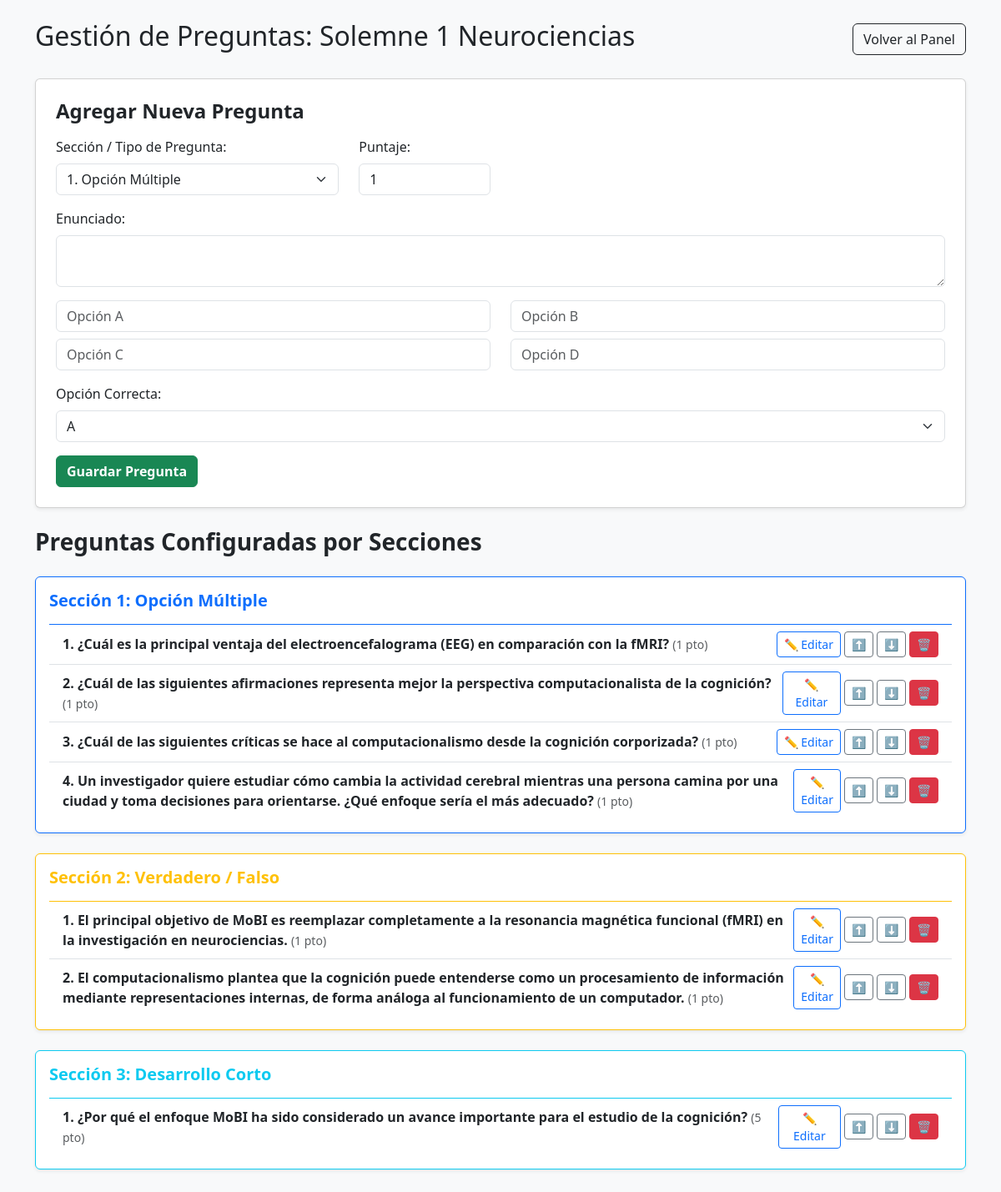
Page /profesor/evaluacion/2 on the committed database.
### tables this page shows
CREATE TABLE evaluaciones (
                id INTEGER PRIMARY KEY AUTOINCREMENT,
                titulo TEXT NOT NULL,
                seccion TEXT NOT NULL,
                duracion_minutos INTEGER DEFAULT 60,
                codigo_acceso TEXT NOT NULL
            );

CREATE TABLE preguntas (
                id INTEGER PRIMARY KEY AUTOINCREMENT,
                evaluacion_id INTEGER,
                tipo TEXT NOT NULL,
                enunciado TEXT NOT NULL,
                opcion_a TEXT, opcion_b TEXT, opcion_c TEXT, opcion_d TEXT,
                respuesta_correcta TEXT,
                puntaje INTEGER DEFAULT 1,
                orden INTEGER DEFAULT 0,
                FOREIGN KEY (evaluacion_id) REFERENCES evaluaciones (id) ON DELETE CASCADE
            );

### app.py (the view)
@app.route('/profesor/evaluacion/<int:eval_id>')
def editar_evaluacion(eval_id):
    conn = get_db()
    evaluacion = db_execute(conn, 'SELECT * FROM evaluaciones WHERE id = ?', (eval_id,)).fetchone()
    preguntas_om = [dict(p) for p in db_execute(conn, "SELECT * FROM preguntas WHERE evaluacion_id = ? AND tipo = 'opcion_multiple' ORDER BY orden ASC, id ASC", (eval_id,)).fetchall()]
    preguntas_vf = [dict(p) for p in db_execute(conn, "SELECT * FROM preguntas WHERE evaluacion_id = ? AND tipo = 'verdadero_falso' ORDER BY orden ASC, id ASC", (eval_id,)).fetchall()]
    preguntas_des = [dict(p) for p in db_execute(conn, "SELECT * FROM preguntas WHERE evaluacion_id = ? AND tipo = 'desarrollo' ORDER BY orden ASC, id ASC", (eval_id,)).fetchall()]
    return render_template('editar_evaluacion.html',
                           evaluacion=evaluacion,
                           preguntas_om=preguntas_om,
                           preguntas_vf=preguntas_vf,
                           preguntas_des=preguntas_des)

### app.py (called while the page is built)
def get_db():
    if DB_IS_POSTGRES:
        import psycopg2
        from psycopg2.extras import RealDictCursor
        conn = psycopg2.connect(DATABASE_PATH)
        conn.cursor_factory = RealDictCursor
        return conn
    else:
        conn = sqlite3.connect(DATABASE_PATH)
        conn.row_factory = sqlite3.Row
        conn.execute("PRAGMA foreign_keys = ON")
        return conn

def db_execute(conn, sql, params=None):
    if DB_IS_POSTGRES:
        sql = sql.replace('?', '%s')
    cursor = conn.cursor()
    if params:
        cursor.execute(sql, params)
    else:
        cursor.execute(sql)
    return cursor

@app.after_request
def add_header(response):
    response.headers['Cache-Control'] = 'no-store, no-cache, must-revalidate, post-check=0, pre-check=0, max-age=0'
    response.headers['Pragma'] = 'no-cache'
    response.headers['Expires'] = '-1'
    return response

### templates/editar_evaluacion.html (shortened to what this page needs)
<!DOCTYPE html>
<html lang="es">
<head>
    <link rel="stylesheet" href="https://cdn.jsdelivr.net/npm/bootstrap@5.3.0/dist/css/bootstrap.min.css">
</head>
<body class="bg-light py-4">
    <div class="container">
        <div class="d-flex justify-content-between align-items-center mb-4">
            <h2>Gestión de Preguntas: {{ evaluacion.titulo }}</h2>
            <a href="/profesor" class="btn btn-outline-dark">Volver al Panel</a>
        </div>
        <div class="card shadow-sm p-4 mb-4" id="form-card">
            <h4 class="fw-bold mb-3" id="form-title">Agregar Nueva Pregunta</h4>
            <form action="/profesor/evaluacion/{{ evaluacion.id }}/guardar_pregunta" method="POST" id="form-pregunta">
                <div class="row">
                    <div class="col-md-4 mb-3">
                        <label class="form-label">Sección / Tipo de Pregunta:</label>
                        <select name="tipo" class="form-select" id="select-tipo" onchange="cambiarTipoInputs(this.value)">
                            <option value="opcion_multiple">1. Opción Múltiple</option>
                        </select>
                    </div>
                    <div class="col-md-2 mb-3">
                        <label class="form-label">Puntaje:</label>
                        <input type="number" name="puntaje" id="input-puntaje" class="form-control" value="1" min="0.5" step="0.5">
                    </div>
                </div>
                <div class="mb-3">
                    <label class="form-label">Enunciado:</label>
                    <textarea name="enunciado" id="input-enunciado" class="form-control" rows="2" required></textarea>
                </div>
                <div id="box-opciones">
                    <div class="row">
                        <div class="col-md-6 mb-2"><input type="text" name="opcion_a" id="input-op-a" class="form-control" placeholder="Opción A"></div>
                        <div class="col-md-6 mb-2"><input type="text" name="opcion_b" id="input-op-b" class="form-control" placeholder="Opción B"></div>
                        <div class="col-md-6 mb-2"><input type="text" name="opcion_c" id="input-op-c" class="form-control" placeholder="Opción C"></div>
                        <div class="col-md-6 mb-2"><input type="text" name="opcion_d" id="input-op-d" class="form-control" placeholder="Opción D"></div>
                    </div>
                    <div class="mb-3 mt-2">
                        <label class="form-label">Opción Correcta:</label>
                        <select name="respuesta_correcta" id="select-correcta" class="form-select">
                            <option value="A">A</option>
                        </select>
                    </div>
                </div>
                <div class="d-flex gap-2">
                    <button type="submit" class="btn btn-success fw-bold" id="btn-submit">Guardar Pregunta</button>
                </div>
            </form>
        </div>
        <h3 class="fw-bold my-4">Preguntas Configuradas por Secciones</h3>
        {% macro render_lista(preguntas, titulo_seccion, border_class, text_class) %}
        <div class="card shadow-sm p-3 mb-4 {{ border_class }}">
            <h5 class="fw-bold {{ text_class }}">{{ titulo_seccion }}</h5>
            {% if preguntas %}
                <div class="list-group list-group-flush mt-2">
                {% for p in preguntas %}
                    <div class="list-group-item d-flex justify-content-between align-items-center py-2">
                        <div>
                            <strong>{{ loop.index }}. {{ p.enunciado }}</strong> <small class="text-muted">({{ p.puntaje }} pto)</small>
                        </div>
                        <div class="d-flex gap-1 align-items-center">
                            <button type="button" class="btn btn-sm btn-outline-primary"
                                onclick="cargarEdicion({{ p | tojson | forceescape }})">✏️ Editar</button>
                            <form action="/profesor/mover_pregunta/{{ p.id }}/subir" method="POST"><button class="btn btn-sm btn-outline-secondary">⬆️</button></form>
                            <form action="/profesor/mover_pregunta/{{ p.id }}/bajar" method="POST"><button class="btn btn-sm btn-outline-secondary">⬇️</button></form>
                            <form action="/profesor/eliminar_pregunta/{{ p.id }}" method="POST" onsubmit="return confirm('¿Eliminar pregunta?');"><button class="btn btn-sm btn-danger">🗑️</button></form>
                        </div>
                    </div>
                {% endfor %}
                </div>
            {% else %}
                <small class="text-muted">Sin preguntas en esta sección.</small>
            {% endif %}
        </div>
        {% endmacro %}
        {{ render_lista(preguntas_om, "Sección 1: Opción Múltiple", "border-primary", "text-primary") }}
        {{ render_lista(preguntas_vf, "Sección 2: Verdadero / Falso", "border-warning", "text-warning") }}
        {{ render_lista(preguntas_des, "Sección 3: Desarrollo Corto", "border-info", "text-info") }}
    </div>
</body>
</html>

### rows in the picture
evaluaciones: titulo "Solemne 1 Neurociencias"
preguntas: enunciado "¿Cuál es la principal ventaja del electroencefalograma (EEG) en comparación con la fMRI?", puntaje "1"
preguntas: enunciado "¿Cuál de las siguientes afirmaciones representa mejor la perspectiva computacionalista de la cognición?", puntaje "1"
preguntas: enunciado "¿Cuál de las siguientes críticas se hace al computacionalismo desde la cognición corporizada?", puntaje "1"
preguntas: enunciado "Un investigador quiere estudiar cómo cambia la actividad cerebral mientras una persona camina por una ciudad y toma decisiones para orientarse. ¿Qué enfoque sería el más adecuado?", puntaje "1"
preguntas: enunciado "El principal objetivo de MoBI es reemplazar completamente a la resonancia magnética funcional (fMRI) en la investigación en neurociencias.", puntaje "1"
preguntas: enunciado "El computacionalismo plantea que la cognición puede entenderse como un procesamiento de información mediante representaciones internas, de forma análoga al funcionamiento de un computador.", puntaje "1"
preguntas: enunciado "¿Por qué el enfoque MoBI ha sido considerado un avance importante para el estudio de la cognición?", puntaje "5"

### other values in the picture
{{ titulo_seccion }} "Sección 1: Opción Múltiple Sección 2: Verdadero / Falso Sección 3: Desarrollo Corto"
